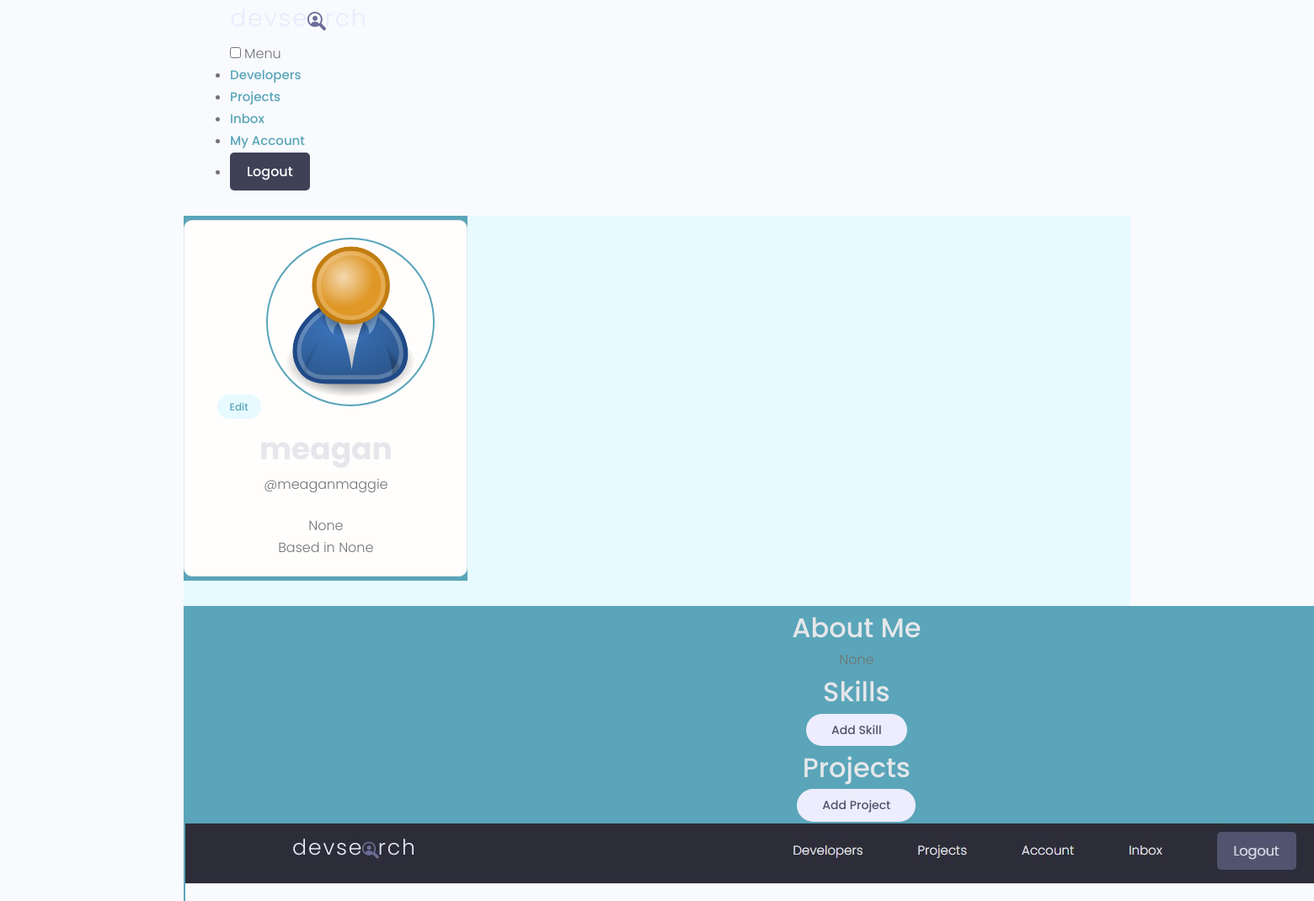
Page /profile/account/ (signed in, upper part) on the earlier database version.
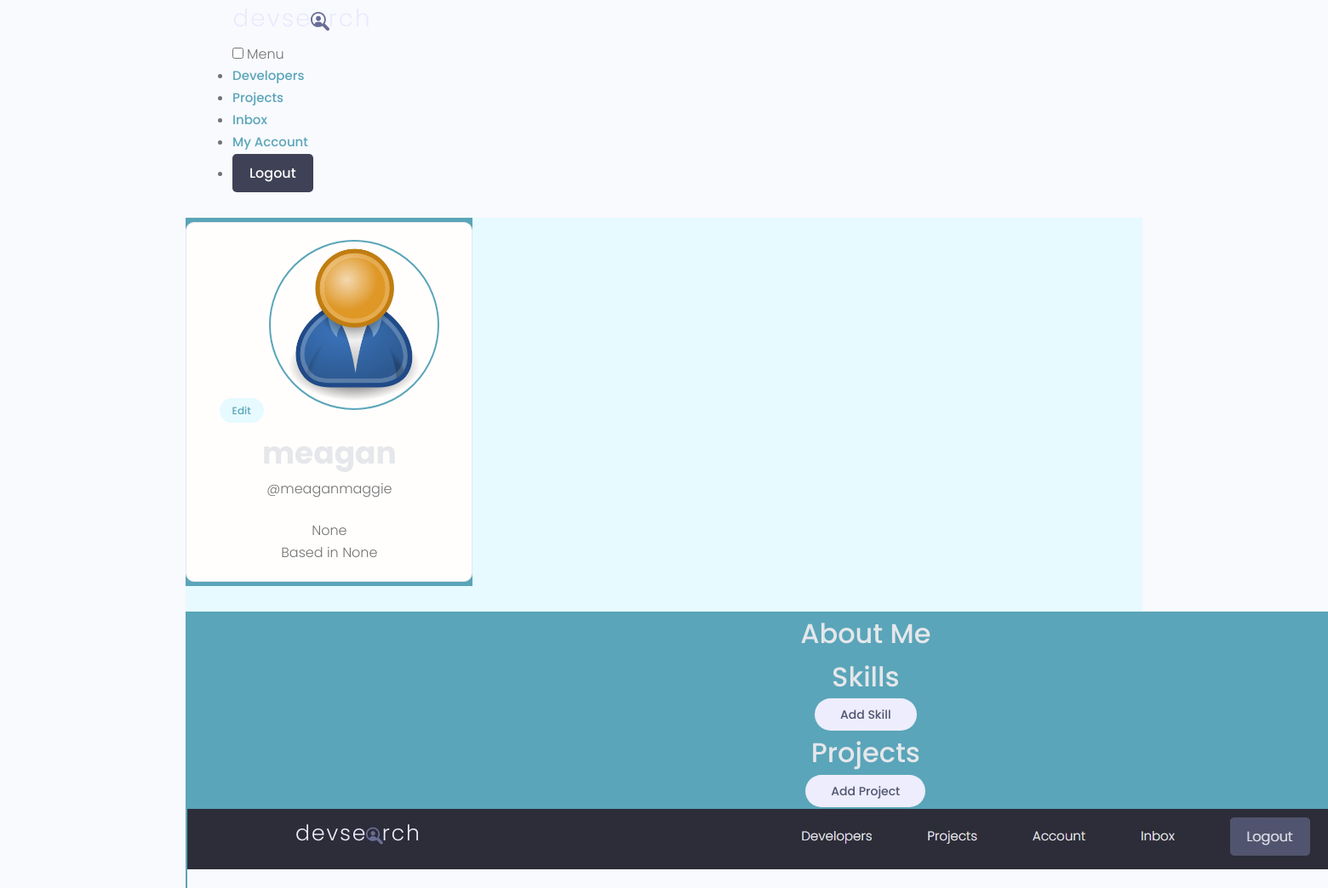
Same page on the later database version.
### users/models.py (models this page shows, shortened)
class Profile(models.Model):
    user = models.OneToOneField(User, on_delete=models.CASCADE, null=True, blank=True)
    name = models.CharField(max_length=200, blank=False, null=False)
    email = models.EmailField(max_length=500, blank=False, null=False)
    username = models.CharField(max_length=200, blank=False, null=False)
    location = models.CharField(max_length=200, blank=True, null=True)
    short_intro = models.CharField(max_length=200, blank=True, null=True)
    bio = models.TextField(blank=True, null=True)
    profile_image = models.ImageField(null=True, blank=True, upload_to='profiles/', default='profiles/user-default.png')
    social_github = models.CharField(max_length=200, blank=True, null=True)
    social_twitter = models.CharField(max_length=200, blank=True, null=True)
    social_linkedin = models.CharField(max_length=200, blank=True, null=True)
    social_youtube = models.CharField(max_length=200, blank=True, null=True)
    social_website = models.CharField(max_length=200, blank=True, null=True)
    created = models.DateTimeField(auto_now_add=True)
    id = models.UUIDField(default=uuid.uuid4, unique=True,
                          primary_key=True, editable=False)
    class Meta:
        ordering = ["-created"]
    @property
    def imageURL(self):
        try:
            url = self.profile_image.url
        except:
            url = "/images/profiles/user-default.png"
        return url

### users/views.py (the view)
# urls.py: path("account/", views.accountProfile, name="account"),
@login_required(login_url="login")
def accountProfile(request):
    profile = request.user.profile
    skills = profile.skill_set.all()
    projects = profile.project_set.all()
    context = {"profile": profile, "skills": skills, "projects": projects}
    return render(request, "users/account.html", context)

### projects/models.py (called while the page is built)
    @property
    def imageURL(self):
        try:
            url = self.featured_image.url
        except:
            url = "/images/default.jpg"
        return url

### users/templates/users/account.html (shortened to what this page needs)
{% extends 'main.html' %}
{% load static %}
{% block content %}
  <main class="settingsPage profile my-md">
    <div class="container">
      <div class="layout">
        <div class="column column--1of3">
          <div class="card text-center">
            <div class="card__body dev">
              <a class="tag tag--pill tag--main settings__btn" href="{% url 'edit-account' %}"> Edit</a>
              <img class="avatar avatar--xl dev__avatar" src="{{ profile.imageURL }}" />
              <h2 class="dev__name">{{ profile.name }}</h2>
              <p class="dev__title">@{{ profile.username }}</p>
              <br>
              <p class="dev__title">{{ profile.short_intro }}</p>
              <p class="dev__location">Based in {{ profile.location }}</p>
            </div>
          </div>
        </div>
        <div class="column column--2of3">
          <div class="devInfo">
            <h3 class="devInfo__title">About Me</h3>
            <p class="devInfo__about">
              {{ profile.bio }}
            </p>
          </div>
          <div class="settings">
            <h3 class="settings__title">Skills</h3>
            <a class="tag tag--pill tag--sub settings__btn tag--lg" href="{% url 'add-skill' %}"> Add Skill</a>
          </div>
          <div class="settings">
            <h3 class="settings__title">Projects</h3>
            <a class="tag tag--pill tag--sub settings__btn tag--lg" href="{% url 'create-project' %}"> Add Project</a>
          </div>
          <table class="settings__table">
            {% for project in projects %}
            <tr>
              <td class="settings__thumbnail">
                <a href="{% url 'project' project.id %}"><img src="{{ project.imageURL }}" alt="{{ project.title }}" /></a>
              </td>
            </tr>
            {% endfor %}
          </table>
        </div>
      </div>
    </div>
  </main>
{% endblock %}

Differences in the rows shown:
changed Profile "meagan": bio "None" → (not shown)
